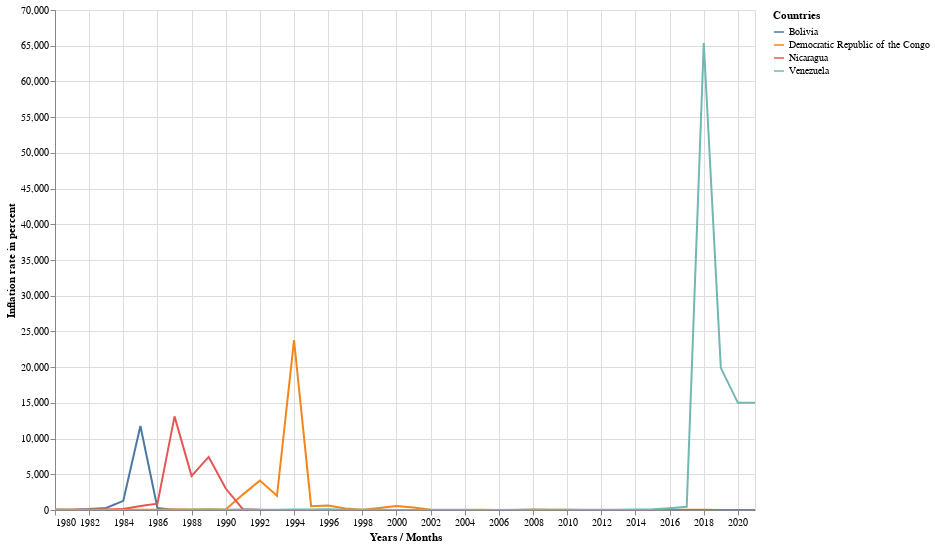

Source (notebook cell):
### Code cell
# hide-input
ecb.plot_altair_legend_selectable(df_hyperinflation, 
                                  'Years / Months', 
                                  'Inflation rate in percent', 
                                  'Countries',
                                   700,
                                   500)

### Figure 1 — Vega-Lite specification as saved in the notebook (floating-point values rounded to 4 significant figures; data arrays with more than 128 entries replaced by an {"elided": "..."} marker saying what was removed)
{"config": {"view": {"continuousWidth": 400, "continuousHeight": 300}}, "data": {"name": "data-58cfc5d7036bf364f98b8d8dfe8421b0"}, "mark": "line", "encoding": {"color": {"type": "nominal", "field": "Countries"}, "opacity": {"condition": {"value": 1, "selection": "selector015"}, "value": 0.2}, "tooltip": [{"type": "quantitative", "field": "Inflation rate in percent"}, {"type": "nominal", "field": "Countries"}], "x": {"type": "temporal", "field": "Years / Months"}, "y": {"type": "quantitative", "field": "Inflation rate in percent"}}, "height": 500, "selection": {"selector015": {"type": "multi", "fields": ["Countries"], "bind": "legend"}, "selector016": {"type": "interval", "bind": "scales", "encodings": ["x", "y"]}}, "width": 700, "$schema": "https://vega.github.io/schema/vega-lite/v4.8.1.json", "datasets": {"data-58cfc5d7036bf364f98b8d8dfe8421b0": {"elided": "168 records"}}}
